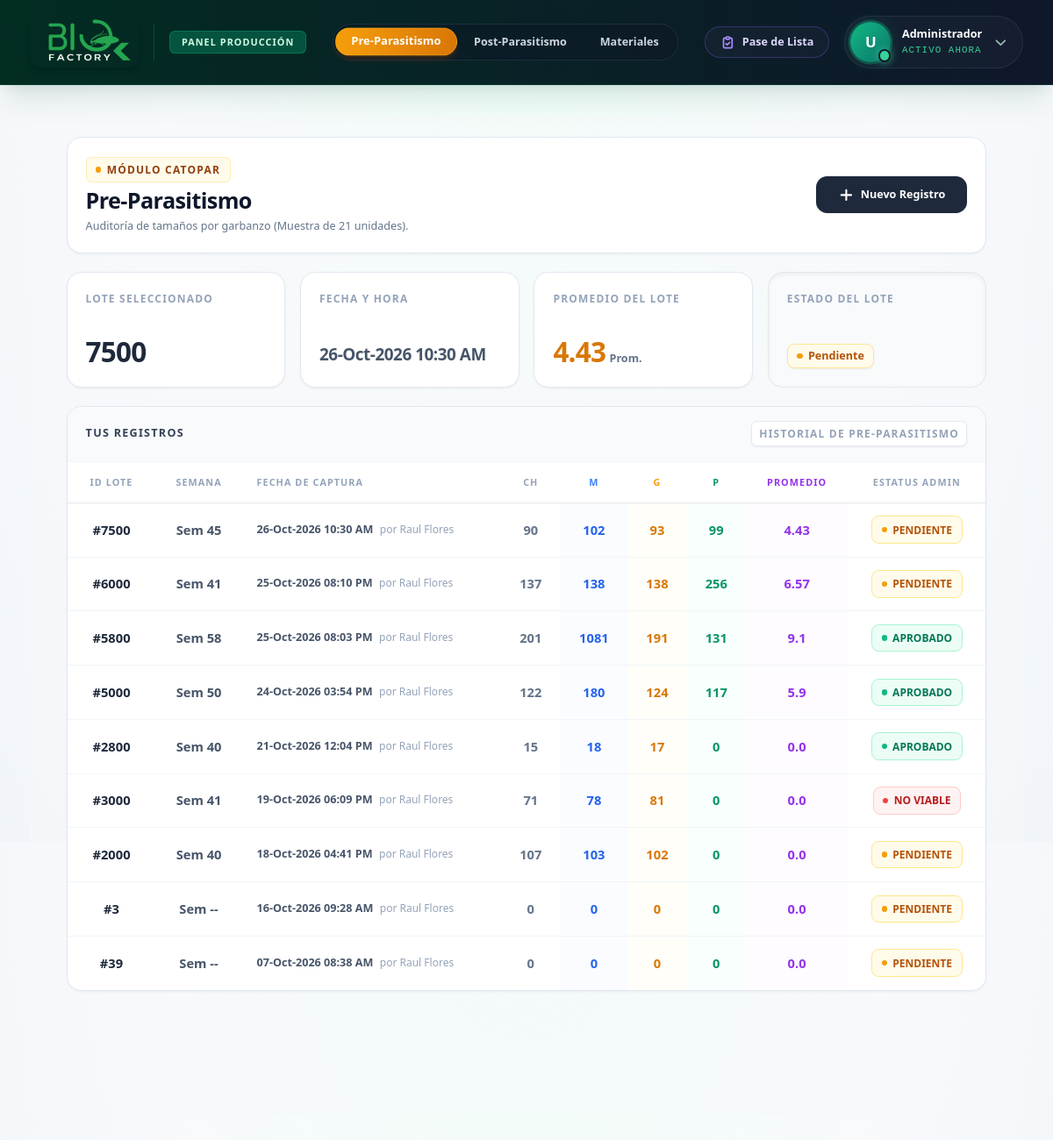
The page /piso/catopar/pre on the database its author committed.
### tables this page shows
CREATE TABLE PRE_PARASITISMO (
    id_pre INTEGER PRIMARY KEY AUTOINCREMENT,
    id_lote TEXT NOT NULL,
    viables INTEGER NOT NULL,
    id_operador INTEGER NOT NULL,
    fecha_registro TEXT NOT NULL
, detalles_garbanzo, semana INTEGER, chicas INTEGER DEFAULT 0, medianas INTEGER DEFAULT 0, grandes INTEGER DEFAULT 0, estatus TEXT DEFAULT 'Pendiente', promedio_grandes REAL DEFAULT 0.0, pupas INTEGER DEFAULT 0);

CREATE TABLE USUARIOS (
    id_usuario INTEGER PRIMARY KEY AUTOINCREMENT,
    id_area INTEGER,
    nombre_usuario VARCHAR(150) NOT NULL,
    puesto VARCHAR(100),
    nip_firma VARCHAR(50)
, estatus TEXT DEFAULT 'Activo');

### routes/prod_catopar.py (the view)
@prod_catopar_bp.route('/pre')
def pre():
    try:
        conn = get_db_connection()
        cursor = conn.cursor()
        cursor.execute("""
            SELECT P.id_pre, P.id_lote, P.semana, P.viables, P.chicas, P.medianas, P.grandes, P.pupas, P.promedio_grandes, P.estatus, P.fecha_registro, U.nombre_usuario
            FROM PRE_PARASITISMO P
            JOIN USUARIOS U ON P.id_operador = U.id_usuario
            ORDER BY P.id_pre DESC LIMIT 30
        """)
        filas_historial = cursor.fetchall()
        historial = []
        meses_es = {"01":"Ene", "02":"Feb", "03":"Mar", "04":"Abr", "05":"May", "06":"Jun",
                    "07":"Jul", "08":"Ago", "09":"Sep", "10":"Oct", "11":"Nov", "12":"Dic"}
        for row in filas_historial:
            row_dict = dict(row)
            if row_dict['fecha_registro']:
                try:
                    fecha_obj = datetime.strptime(row_dict['fecha_registro'][:10], '%Y-%m-%d')
                    dia = fecha_obj.strftime('%d')
                    mes_num = fecha_obj.strftime('%m')
                    anio = fecha_obj.strftime('%Y')
                    hora_str = ""
                    if len(row_dict['fecha_registro']) > 10:
                        hora_obj = datetime.strptime(row_dict['fecha_registro'], '%Y-%m-%d %H:%M:%S')
                        hora_str = hora_obj.strftime(' %I:%M %p')
                    row_dict['fecha_registro'] = f"{dia}-{meses_es[mes_num]}-{anio}{hora_str}"
                except ValueError:
                    pass
            historial.append(row_dict)
        cursor.execute("""
            SELECT id_lote, estatus, fecha_registro, promedio_grandes FROM PRE_PARASITISMO ORDER BY id_pre DESC LIMIT 1
        """)
        row_ultimo = cursor.fetchone()
        ultimo = None
        if row_ultimo:
            ultimo = dict(row_ultimo)
            if ultimo['fecha_registro']:
                try:
                    fecha_obj = datetime.strptime(ultimo['fecha_registro'][:10], '%Y-%m-%d')
                    dia = fecha_obj.strftime('%d')
                    mes_num = fecha_obj.strftime('%m')
                    anio = fecha_obj.strftime('%Y')
                    hora_str = ""
                    if len(row_ultimo['fecha_registro']) > 10:
                        hora_obj = datetime.strptime(row_ultimo['fecha_registro'], '%Y-%m-%d %H:%M:%S')
                        hora_str = hora_obj.strftime(' %I:%M %p')
                    ultimo['fecha_registro'] = f"{dia}-{meses_es[mes_num]}-{anio}{hora_str}"
                except ValueError:
                    pass
        conn.close()
    except Exception as e:
        print("Error en Pre-Parasitismo:", e)
        historial = []
        ultimo = None
    return render_template('produccion/catopar/pre.html', historial=historial, ultimo=ultimo)

### routes/prod_catopar.py (called while the page is built)
def get_db_connection():
    conn = sqlite3.connect('Bd_SIO-AGRO.db', isolation_level=None)
    conn.row_factory = sqlite3.Row
    return conn

### templates/produccion/catopar/pre.html (shortened to what this page needs)
{% extends "produccion/base_produc.html" %}
{% block navbar_menu %}
<div class="w-full max-w-full overflow-x-auto hide-scroll flex justify-start sm:justify-center px-3 py-1">
    <div
        class="inline-flex items-center gap-1 p-1 bg-slate-900/40 rounded-full border border-slate-700/50 backdrop-blur-md shadow-inner flex-nowrap min-w-max">
        <a id="activePill" href="{{ url_for('prod_catopar.pre') }}"
            class="px-4 py-1.5 rounded-full text-xs font-black text-white bg-gradient-to-r from-amber-500 to-amber-600 shadow-md shadow-amber-900/40 border border-amber-400/30 scale-[1.03] transition-all cursor-default whitespace-nowrap">
            Pre-Parasitismo
        </a>
        <a href="{{ url_for('prod_catopar.post') }}"
            class="px-4 py-1.5 rounded-full text-xs font-bold text-slate-300 hover:text-white hover:bg-slate-700/50 transition-all whitespace-nowrap">
            Post-Parasitismo
        </a>
        <a href="{{ url_for('prod_catopar.materiales') }}"
            class="px-4 py-1.5 rounded-full text-xs font-bold text-slate-300 hover:text-white hover:bg-slate-700/50 transition-all whitespace-nowrap">
            Materiales
        </a>
    </div>
</div>
{% endblock %}
{% block content %}
<div class="flex-1 overflow-y-auto px-6 pt-6 pb-10 lg:px-10 bg-slate-50/50">
    <div class="w-full max-w-6xl mx-auto flex flex-col gap-5 pb-16 mb-8">
        <div
            class="bg-white border border-slate-200 p-5 rounded-2xl shadow-sm flex flex-col md:flex-row justify-between items-start md:items-center gap-4">
            <div>
                <div
                    class="inline-flex items-center gap-1.5 px-2.5 py-1 rounded-md bg-amber-50 text-amber-800 border-amber-200/60 border text-[10px] font-bold tracking-widest uppercase mb-1">
                    <div class="w-1.5 h-1.5 rounded-full bg-amber-500"></div>
                    Módulo Catopar
                </div>
                <h1 class="text-2xl font-black text-slate-900 tracking-tight mb-1">Pre-Parasitismo</h1>
                <p class="text-xs text-slate-500 font-medium">Auditoría de tamaños por garbanzo (Muestra de 21
                    unidades).</p>
            </div>
            <button type="button" onclick="abrirModal('modalRegistroPre'); mostrarPaso(1);"
                class="bg-slate-800 hover:bg-slate-900 text-white text-xs font-bold py-3 px-6 rounded-xl shadow-sm transition-colors flex items-center gap-2 whitespace-nowrap">
                <svg class="w-4 h-4 font-bold" fill="none" stroke="currentColor" viewBox="0 0 24 24">
                    <path stroke-linecap="round" stroke-linejoin="round" stroke-width="3" d="M12 4v16m8-8H4"></path>
                </svg>
                Nuevo Registro
            </button>
        </div>
        <div class="grid grid-cols-2 md:grid-cols-4 gap-4">
            <div
                class="bg-white p-5 rounded-2xl shadow-sm border border-slate-200 flex flex-col justify-between min-h-[110px]">
                <h3 class="text-slate-400 text-[10px] font-extrabold uppercase tracking-widest">Lote Seleccionado</h3>
                <p class="text-3xl font-black text-slate-800 tracking-tight mt-auto" id="kpiLote">{{ ultimo.id_lote if
                    ultimo else '--' }}</p>
            </div>
            <div
                class="bg-white p-5 rounded-2xl shadow-sm border border-slate-200 flex flex-col justify-between min-h-[110px]">
                <h3 class="text-slate-400 text-[10px] font-extrabold uppercase tracking-widest">Fecha y Hora</h3>
                <p class="text-lg font-black text-slate-600 tracking-tight mt-auto" id="kpiFecha">{{
                    ultimo.fecha_registro if ultimo else '--/--/----' }}</p>
            </div>
            <div
                class="bg-white p-5 rounded-2xl shadow-sm border border-slate-200 flex flex-col justify-between min-h-[110px]">
                <h3 class="text-slate-400 text-[10px] font-extrabold uppercase tracking-widest">Promedio del Lote</h3>
                <div class="flex items-end gap-1 mt-auto">
                    <p class="text-3xl font-black text-amber-600 tracking-tight" id="kpiPromedio">
                        {{ ultimo.promedio_grandes if ultimo and ultimo.promedio_grandes is not none else '0.0' }}
                    </p>
                    <span class="text-xs font-bold text-slate-500 mb-0.5">Prom.</span>
                </div>
            </div>
            <div
                class="bg-slate-50 p-5 rounded-2xl shadow-inner border border-slate-200 flex flex-col justify-between min-h-[110px]">
                <h3 class="text-slate-400 text-[10px] font-extrabold uppercase tracking-widest">Estado del Lote</h3>
                <div class="mt-auto" id="kpiContenedorEstatus">
                    {% if ultimo %}
                    {% if ultimo.estatus == 'Aprobado' %}
                    <span
                        class="inline-flex items-center gap-1.5 px-2.5 py-1 bg-emerald-50 text-emerald-700 text-xs font-bold rounded-lg border border-emerald-200 shadow-sm">
                        <span class="w-1.5 h-1.5 rounded-full bg-emerald-500"></span> Aprobado
                    </span>
                    {% elif ultimo.estatus == 'Rechazado' %}
                    <span
                        class="inline-flex items-center gap-1.5 px-2.5 py-1 bg-red-50 text-red-700 text-xs font-bold rounded-lg border border-red-200 shadow-sm">
                        <span class="w-1.5 h-1.5 rounded-full bg-red-500"></span> No Viable
                    </span>
                    {% else %}
                    <span
                        class="inline-flex items-center gap-1.5 px-2.5 py-1 bg-amber-50 text-amber-700 text-xs font-bold rounded-lg border border-amber-200 shadow-sm">
                        <span class="w-1.5 h-1.5 rounded-full bg-amber-500 animate-pulse"></span> Pendiente
                    </span>
                    {% endif %}
                    {% else %}
                    <span
                        class="inline-flex items-center gap-1.5 px-2.5 py-1 bg-white text-slate-500 text-xs font-bold rounded-lg border border-slate-200 shadow-sm">
                        <span class="w-1.5 h-1.5 rounded-full bg-slate-300"></span> Esperando lote
                    </span>
                    {% endif %}
                </div>
            </div>
        </div>
        <div
            class="bg-white rounded-2xl shadow-sm border border-slate-200 overflow-hidden flex flex-col flex-1 min-h-[400px]">
            <div class="bg-slate-50 border-b border-slate-100 px-5 py-4 flex justify-between items-center">
                <h2 class="text-xs font-bold text-slate-700 uppercase tracking-widest">Tus Registros</h2>
                <span
                    class="text-[10px] text-slate-400 font-bold uppercase tracking-widest bg-white border border-slate-200 px-2 py-1 rounded-md shadow-sm">Historial
                    de Pre-Parasitismo</span>
            </div>
            <div class="overflow-x-auto overflow-y-auto max-h-[55vh]" id="scrollTable">
                <table class="min-w-full text-left divide-y divide-slate-100 text-sm">
                    <thead class="sticky top-0 bg-white/95 backdrop-blur-sm z-10 shadow-sm">
                        <tr
                            class="text-[9px] uppercase tracking-widest text-slate-400 font-black border-b border-slate-200">
                            <th class="px-5 py-3 text-center w-24">ID Lote</th>
                            <th class="px-4 py-3 text-center">Semana</th>
                            <th class="px-4 py-3">Fecha de Captura</th>
                            <th class="px-4 py-3 text-center">CH</th>
                            <th class="px-4 py-3 text-center text-blue-500">M</th>
                            <th class="px-4 py-3 text-center text-amber-500">G</th>
                            <th class="px-4 py-3 text-center text-emerald-600">P</th>
                            <th class="px-4 py-3 text-center text-purple-600">Promedio</th>
                            <th class="px-4 py-3 text-center">Estatus Admin</th>
                        </tr>
                    </thead>
                    <tbody class="divide-y divide-slate-100 bg-white">
                        {% for reg in historial %}
                        <tr onclick="seleccionarRegistro('{{ reg.id_lote }}', '{{ reg.fecha_registro }}', '{{ reg.estatus if reg.estatus else 'Pendiente' }}', '{{ reg.promedio_grandes }}', this)"
                            class="hover:bg-amber-50/40 transition-colors cursor-pointer group">
                            <td
                                class="px-5 py-3.5 font-black text-slate-800 group-hover:text-amber-600 transition-colors text-center">
                                #{{ reg.id_lote }}
                            </td>
                            <td class="px-4 py-3.5 text-center font-bold text-slate-600">Sem {{ reg.semana if reg.semana
                                else '--' }}</td>
                            <td class="px-4 py-3.5 text-xs font-bold text-slate-600">{{ reg.fecha_registro }} <span
                                    class="text-[10px] text-slate-400 font-medium ml-1">por {{ reg.nombre_usuario
                                    }}</span></td>
                            <td class="px-4 py-3.5 text-center font-bold text-slate-500">{{ reg.chicas if reg.chicas is
                                not none else 0 }}</td>
                            <td class="px-4 py-3.5 text-center font-bold text-blue-600 bg-blue-50/30">{{ reg.medianas if
                                reg.medianas is not none else 0 }}</td>
                            <td class="px-4 py-3.5 text-center font-bold text-amber-600 bg-amber-50/30">{{ reg.grandes
                                if reg.grandes is not none else 0 }}</td>
                            <td class="px-4 py-3.5 text-center font-bold text-emerald-600 bg-emerald-50/30">{{ reg.pupas
                                if reg.pupas is not none else 0 }}</td>
                            <td class="px-4 py-3.5 text-center font-black text-purple-600 bg-purple-50/30">
                                {{ reg.promedio_grandes if reg.promedio_grandes is defined and reg.promedio_grandes is
                                not none else '0.0' }}
                            </td>
                            <td class="px-4 py-3.5 text-center">
                                {% if reg.estatus == 'Aprobado' %}
                                <span
                                    class="inline-flex items-center gap-1.5 px-2.5 py-1 bg-emerald-50 text-emerald-700 text-[10px] font-extrabold uppercase rounded-lg border border-emerald-200">
                                    <span class="w-1.5 h-1.5 rounded-full bg-emerald-500"></span> Aprobado
                                </span>
                                {% elif reg.estatus == 'Rechazado' %}
                                <span
                                    class="inline-flex items-center gap-1.5 px-2.5 py-1 bg-red-50 text-red-700 text-[10px] font-extrabold uppercase rounded-lg border border-red-200">
                                    <span class="w-1.5 h-1.5 rounded-full bg-red-500"></span> No Viable
                                </span>
                                {% else %}
                                <span
                                    class="inline-flex items-center gap-1.5 px-2.5 py-1 bg-amber-50 text-amber-700 text-[10px] font-extrabold uppercase rounded-lg border border-amber-200">
                                    <span class="w-1.5 h-1.5 rounded-full bg-amber-500 animate-pulse"></span> Pendiente
                                </span>
                                {% endif %}
                            </td>
                        </tr>
                        {% else %}
                        <tr>
                            <td colspan="9" class="px-5 py-8 text-center text-slate-500 font-medium">Aún no hay
                                registros de Pre-Parasitismo.</td>
                        </tr>
                        {% endfor %}
                    </tbody>
                </table>
            </div>
        </div>
    </div>
</div>
{% endblock %}

### templates/produccion/base_produc.html (style rules this page uses)
@media (min-width: 1024px) { html { zoom: 120%; } }

### rows shown on the page
PRE_PARASITISMO: id_lote "7500", fecha_registro "26-Oct-2026 10:30 AM", promedio_grandes "4.43", semana "45", nombre_usuario "Raul Flores", chicas "90", medianas "102", grandes "93", pupas "99", estatus "Pendiente" (drawn)
PRE_PARASITISMO: id_lote "6000", semana "41", fecha_registro "25-Oct-2026 08:10 PM", nombre_usuario "Raul Flores", chicas "137", medianas "138", grandes "138", pupas "256", promedio_grandes "6.57", estatus "Pendiente" (drawn)
PRE_PARASITISMO: id_lote "5800", semana "58", fecha_registro "25-Oct-2026 08:03 PM", nombre_usuario "Raul Flores", chicas "201", medianas "1081", grandes "191", pupas "131", promedio_grandes "9.1", estatus "Aprobado" (drawn)
PRE_PARASITISMO: id_lote "5000", semana "50", fecha_registro "24-Oct-2026 03:54 PM", nombre_usuario "Raul Flores", chicas "122", medianas "180", grandes "124", pupas "117", promedio_grandes "5.9", estatus "Aprobado" (drawn)
PRE_PARASITISMO: id_lote "2800", semana "40", fecha_registro "21-Oct-2026 12:04 PM", nombre_usuario "Raul Flores", chicas "15", medianas "18", grandes "17", pupas "0", promedio_grandes "0.0", estatus "Aprobado" (drawn)
PRE_PARASITISMO: id_lote "3000", semana "41", fecha_registro "19-Oct-2026 06:09 PM", nombre_usuario "Raul Flores", chicas "71", medianas "78", grandes "81", pupas "0", promedio_grandes "0.0", estatus "Rechazado" (drawn)
PRE_PARASITISMO: id_lote "2000", semana "40", fecha_registro "18-Oct-2026 04:41 PM", nombre_usuario "Raul Flores", chicas "107", medianas "103", grandes "102", pupas "0", promedio_grandes "0.0", estatus "Pendiente" (drawn)
PRE_PARASITISMO: id_lote "3", semana "--", fecha_registro "16-Oct-2026 09:28 AM", nombre_usuario "Raul Flores", chicas "0", medianas "0", grandes "0", pupas "0", promedio_grandes "0.0", estatus "Pendiente" (drawn)
PRE_PARASITISMO: id_lote "39", semana "--", fecha_registro "07-Oct-2026 08:38 AM", nombre_usuario "Raul Flores", chicas "0", medianas "0", grandes "0", pupas "0", promedio_grandes "0.0", estatus "Pendiente" (drawn)

### other values the page prints
{{ session.get('nombre', 'U')[0]|upper if session.get('nombre') else 'U' }} "U"
{{ session.get('nombre', 'Administrador') }} "Administrador"
